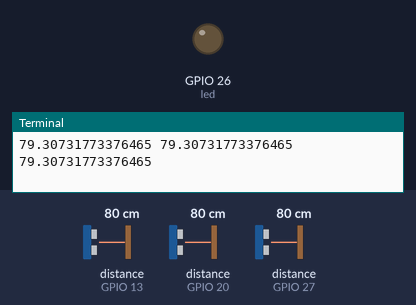
Simulated run of this program. Board: Raspberry Pi (BCM pin numbers). On the bench: output pins drawn as LEDs (lit = HIGH), the last lines printed to the terminal. The test bench sets the inputs (shaded band); at power-on: distance to the obstacle (sensors on GPIO 13, GPIO 20, GPIO 27) 80 cm. The echo pulse lasts 58.3 µs per cm; the clock reads 2024-03-15 10:24:30 at power-on unless the program sets it; pins used as bus, display or sensor lines are not drawn.

Above: at 1.2 s.
1.3 s: distance to the obstacle (sensor on GPIO 13) set to 2 cm
At 2.6 s:
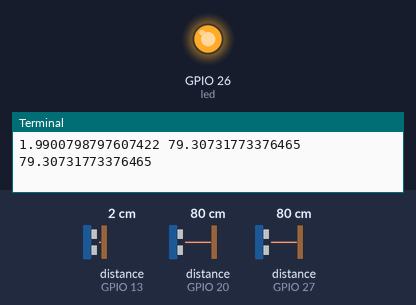
3.0 s: distance to the obstacle (sensor on GPIO 13) set to 60 cm
At 4.3 s:
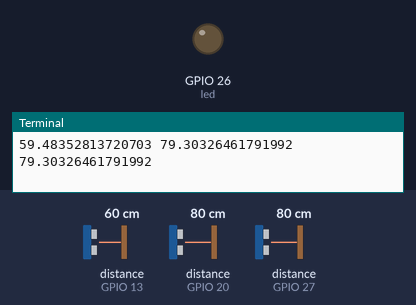
Timing chart, 0 to 6.0 s (numbered marks = the images above; inputs shaded):
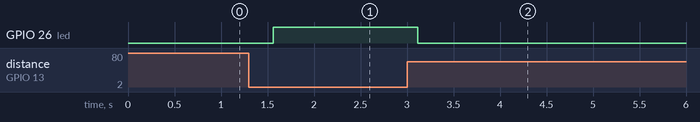

The program:

distance_sensor.py
```python
#!/usr/bin/python3
#encoding:utf-8

import RPi.GPIO as GPIO
import time

led = 26
trig1 = 19
echo1 = 13
trig2 = 21
echo2 = 20
trig3 = 17
echo3 = 27

GPIO.setmode(GPIO.BCM)
GPIO.setwarnings(False)

GPIO.setup(led,GPIO.OUT,initial=GPIO.LOW)
GPIO.setup(trig1,GPIO.OUT,initial=GPIO.LOW)
GPIO.setup(trig2,GPIO.OUT,initial=GPIO.LOW)
GPIO.setup(trig3,GPIO.OUT,initial=GPIO.LOW)
GPIO.setup(echo1,GPIO.IN)
GPIO.setup(echo2,GPIO.IN)
GPIO.setup(echo3,GPIO.IN)

def get_distance(trig,echo):
    GPIO.output(trig,GPIO.HIGH)
    time.sleep(0.000012)
    GPIO.output(trig,GPIO.LOW)
    while not GPIO.input(echo):
        pass
    t1 = time.time()
    while GPIO.input(echo):
        pass
    t2 = time.time()
    return (t2-t1)*340/2

while True:
    time.sleep(0.5)
    if get_distance(trig1,echo1)*100 < 15 or get_distance(trig2,echo2)*100 <15 or get_distance(trig3,echo3)*100 <15:
        GPIO.output(led,GPIO.HIGH)
    else:
        GPIO.output(led,GPIO.LOW)
    print(get_distance(trig1,echo1)*100,get_distance(trig2,echo2)*100,get_distance(trig3,echo3)*100)
```

Measured:
- after the input at 1.3 s, GPIO 26 (led): LOW → HIGH after 0.26 s
- after the input at 3.0 s, GPIO 26 (led): HIGH → LOW after 0.11 s
